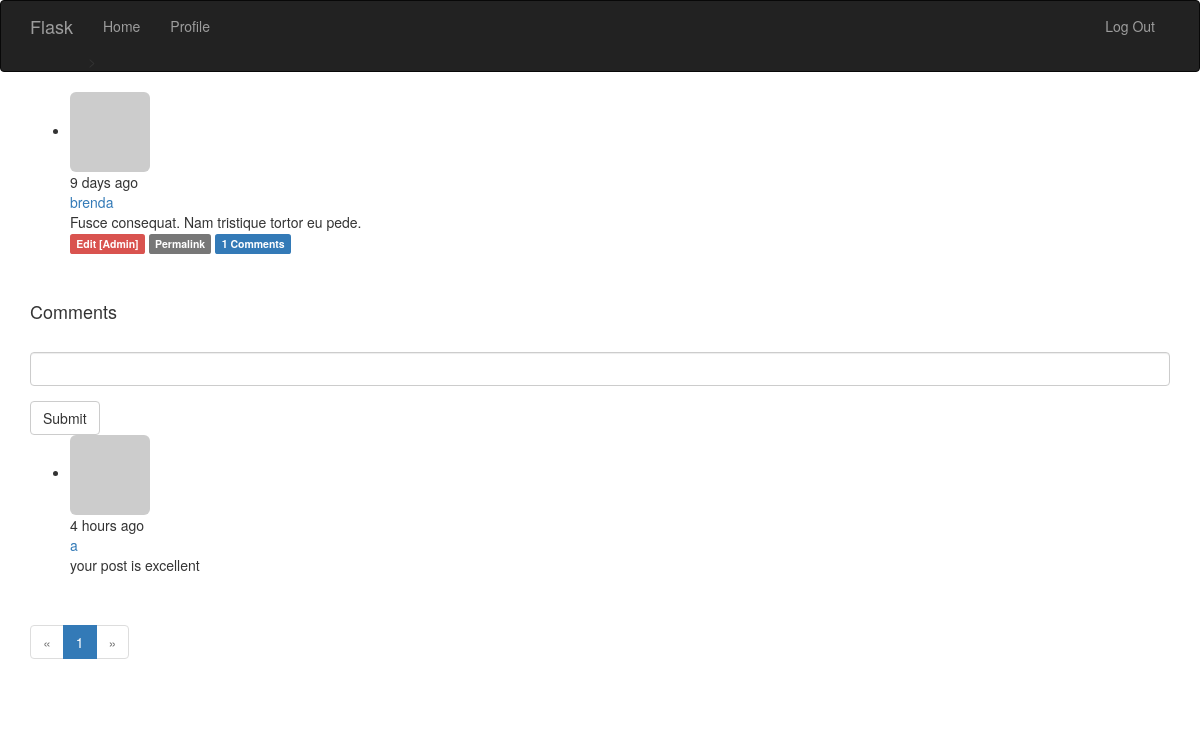
Screenshot of /post/63 (signed in) with the database file from the repository.
### app/models.py (models this page shows, shortened)
class Post(db.Model): #文章模型
    __tablename__ = 'posts'
    id = db.Column(db.Integer, primary_key=True)
    body = db.Column(db.Text)
    timestamp = db.Column(db.DateTime, index=True, default=datetime.utcnow)
    author_id = db.Column(db.Integer, db.ForeignKey('users.id'))
    body_html = db.Column(db.Text)
    comments = db.relationship('Comment', backref='post', lazy='dynamic')

class User(UserMixin, db.Model): #UserMixin包含p82页的方法的默认实现
    __tablename__ = 'users'
    id = db.Column(db.Integer, primary_key=True)
    email = db.Column(db.Integer, unique=True, index=True)
    username = db.Column(db.String(64), unique=True, index=True)
    role_id = db.Column(db.Integer, db.ForeignKey('roles.id'))
    password_hash = db.Column(db.String(128))
    confirmed = db.Column(db.Boolean, default=False)
    name = db.Column(db.String(64)) #真是姓名
    location = db.Column(db.String(64)) #所在地
    about_me = db.Column(db.Text()) #自我介绍，string和text的区别是后者不需要指定最大长度
    member_since = db.Column(db.DateTime(), default=datetime.utcnow) #注册日期
    last_seen = db.Column(db.DateTime(), default=datetime.utcnow) #最后访问时间
    avatar_hash = db.Column(db.String(32)) #使用缓存的MD5散列值生成Gravatar URL
    posts = db.relationship('Post', backref='author', lazy='dynamic')
    followed = db.relationship('Follow',
                               foreign_keys=[Follow.follower_id],
                               backref=db.backref('follower',lazy='joined'), #回引Follow模型
                               lazy='dynamic',
                               cascade='all, delete-orphan')
    followers = db.relationship('Follow',
                               foreign_keys=[Follow.followed_id],
                               backref=db.backref('followed',lazy='joined'), #joined，立即从联结查询中加载相关对象
                               lazy='dynamic',
                               cascade='all, delete-orphan')
    comments = db.relationship('Comment', backref='author', lazy='dynamic')
    """
    计算密码散列值的函数通过名为password的只写属性实现。
    如果试图读取password属性的值，会返回错误，
    因为生成散列值后就无法还原成原来的密码了
    """
    @property
    def password(self):
        raise AttributeError('password is not a readable attribute')
    def can(self, permissions):
        print(self.role)
        return True
        return self.role is not None and (self.role.permissions & permissions) == permissions
    def is_administrator(self):
        return self.can(Permission.ADMINISTER)
    def ping(self):
        self.last_seen = datetime.utcnow()
        db.session.add(self)
    def gravatar(self, size=100, default='identicon', rating='g'): #构建gravatar URL,用于生成头像
        if request.is_secure:
            url = 'https://secure.gravatar.com/avatar'
        else:
            url = 'https://www.gravatar.com/avatar'
        hash = hashlib.md5(self.email.encode('utf-8')).hexdigest()
        return '{url}/{hash}?s={size}&d={default}&r={rating}'.format(
            url=url, hash=hash, size=size, default=default, rating=rating)

class Comment(db.Model):
    id = db.Column(db.Integer, primary_key=True)
    body = db.Column(db.Text)
    body_html = db.Column(db.Text)
    timestamp = db.Column(db.DateTime, index=True, default=datetime.utcnow)
    disabled = db.Column(db.Boolean)
    author_id = db.Column(db.Integer, db.ForeignKey('users.id'))
    post_id = db.Column(db.Integer, db.ForeignKey('posts.id'))

### app/main/views.py (the view, shortened to what this page needs)
@main.route('/post/<int:id>', methods=['GET', 'POST']) #博客文章的URL由插入数据库时分配的唯一id构建
def post(id):
    post = Post.query.get_or_404(id)
    form = CommentForm()
    page = request.args.get('page', 1, type=int)
    if page == -1:
        page = (post.comments.count()-1) // 21
    pagination = post.comments.order_by(Comment.timestamp.asc()).paginate(
        page, per_page=20,error_out=False)
    comments = pagination.items
    return render_template('post.html', posts=[post], form=form,
                           comments=comments, pagination=pagination)

### app/main/forms.py
class CommentForm(Form): #评论输入
    body = StringField('', validators=[DataRequired()])
    submit = SubmitField('Submit')

### app/auth/views.py (called while the page is built)
@auth.before_app_request
def before_request():
    if current_user.is_authenticated:
        current_user.ping()
        if not current_user.confirmed and request.endpoint[:5] != 'auth.':
            return redirect(url_for('auth.unconfirmed'))

### app/main/__init__.py (called while the page is built)
@main.app_context_processor
def inject_permissions():
    return dict(Permission=Permission)

### app/models.py (called while the page is built)
@login_manager.user_loader #加载用户的回调函数
def load_user(user_id):
    return User.query.get(int(user_id))

    def __repr__(self): #返回可读性的字符串表示模型，__str__是面向用户的，而__repr__面向程序员
        return '<Role %r>' % self.name

### app/templates/post.html (shortened to what this page needs)
{% extends "base.html" %}
{% import "bootstrap/wtf.html" as wtf %}
{% import "_macros.html" as macros %}
{% block page_content %}
{% include '_post.html' %}
<h4 id="comments">Comments</h4>
{% if current_user.can(Permission.COMMENT) %}
<div class="comment-form">
    {{ wtf.quick_form(form) }}
</div>
{% endif %}
{% include '_comments.html' %}
{% if pagination %}
<div class="pagination">
    {{ macros.pagination_widget(pagination, '.post', fragment='#comments', id=posts[0].id) }}
</div>
{% endif %}
{% endblock %}

### app/templates/_post.html
<ul class="posts">
    {% for post in posts %}
    <li class="post">
        <div class="post-thumbnail">
            <a href="{{ url_for('.user', username=post.author.username) }}">
                <img class="img-rounded profile-thumbnail" src="{{ post.author.gravatar(size=40) }}">
            </a>
        </div>
        <div class="post-content">
            <div class="post-date">{{ moment(post.timestamp).fromNow() }}</div>
            <div class="post-author"><a href="{{ url_for('.user', username=post.author.username) }}">{{ post.author.username }}</a></div>
            <div class="post-body">
                {% if post.body_html %}
                    {{ post.body_html | safe }}
                {% else %}
                    {{ post.body }}
                {% endif %}
            </div>
            <div class="post-footer">
                {% if current_user == post.author %}
                <a href="{{ url_for('.edit', id=post.id) }}">
                    <span class="label label-primary">Edit</span>
                </a>
                {% elif current_user.is_administrator() %}
                <a href="{{ url_for('.edit', id=post.id) }}">
                    <span class="label label-danger">Edit [Admin]</span>
                </a>
                {% endif %}
                <a href="{{ url_for('.post', id=post.id) }}">
                    <span class="label label-default">Permalink</span>
                </a>
                <a href="{{ url_for('.post', id=post.id) }}#comments">
                    <span class="label label-primary">{{ post.comments.count() }} Comments</span>
                </a>
            </div>
        </div>
    </li>
    <br>
    <br>
    {% endfor %}
</ul>

### app/templates/_comments.html
<ul class="comments">
    {% for comment in comments %}
    <li class="comment">
        <div class="comment-thumbnail">
            <a href="{{ url_for('.user', username=comment.author.username) }}">
                <img class="img-rounded profile-thumbnail" src="{{ comment.author.gravatar(size=40) }}">
            </a>
        </div>
        <div class="comment-content">
            <div class="comment-date">{{ moment(comment.timestamp).fromNow() }}</div>
            <div class="comment-author"><a href="{{ url_for('.user', username=comment.author.username) }}">{{ comment.author.username }}</a></div>
            <div class="comment-body">
                {% if comment.body_html %}
                    {{ comment.body_html | safe }}
                {% else %}
                    {{ comment.body }}
                {% endif %}
            </div>
        </div>
    </li>
    {% endfor %}
</ul>

### rows the page displays
Post: timestamp "9 days ago", author.username "brenda", body "Fusce consequat. Nam tristique tortor eu pede.", comments.count "1"
Comment: timestamp "4 hours ago", author.username "a", body "your post is excellent"

### other values shown
{{ p }} "1"
